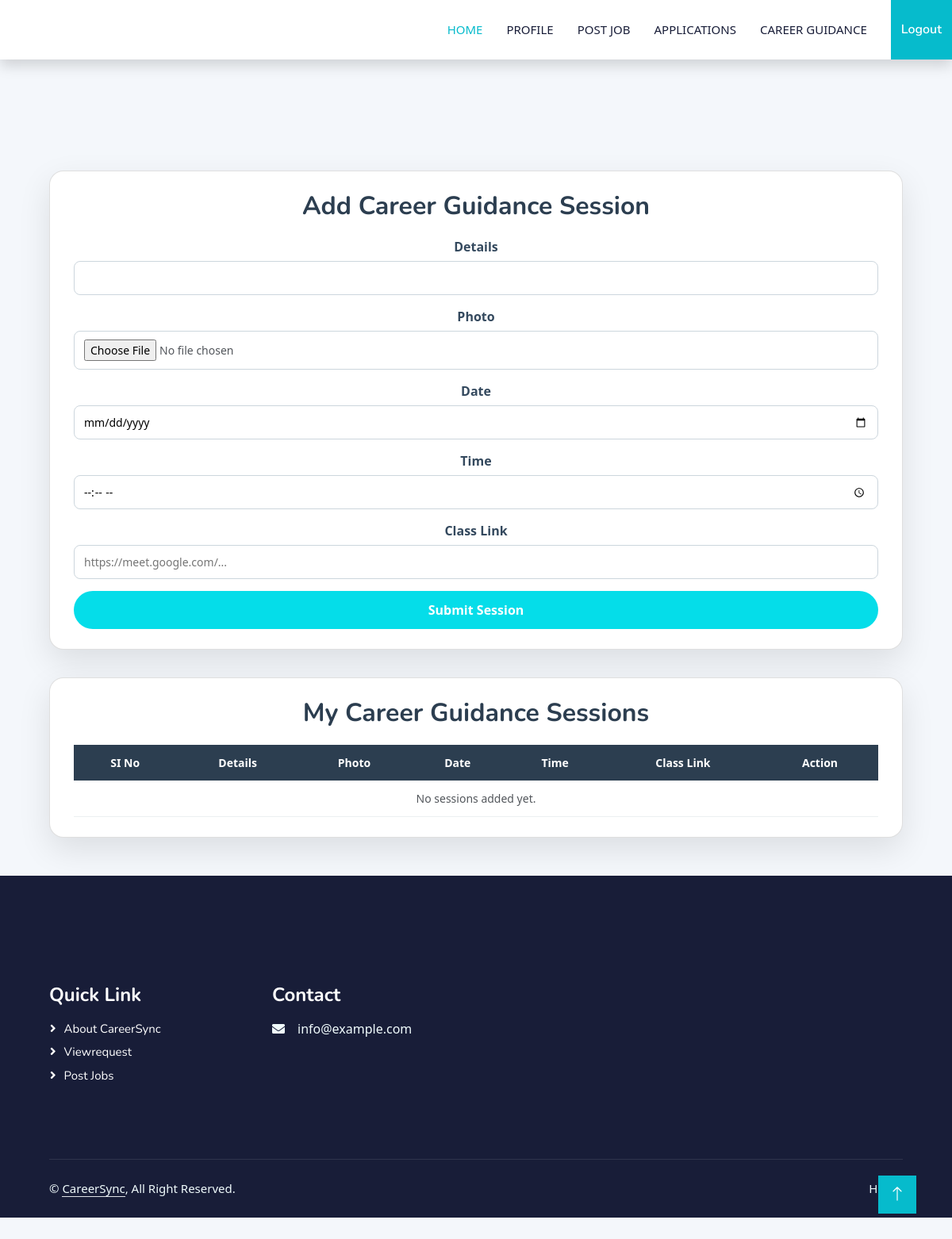
Page /Recruiter/Careerguidence/ (signed in) on the earlier database version.
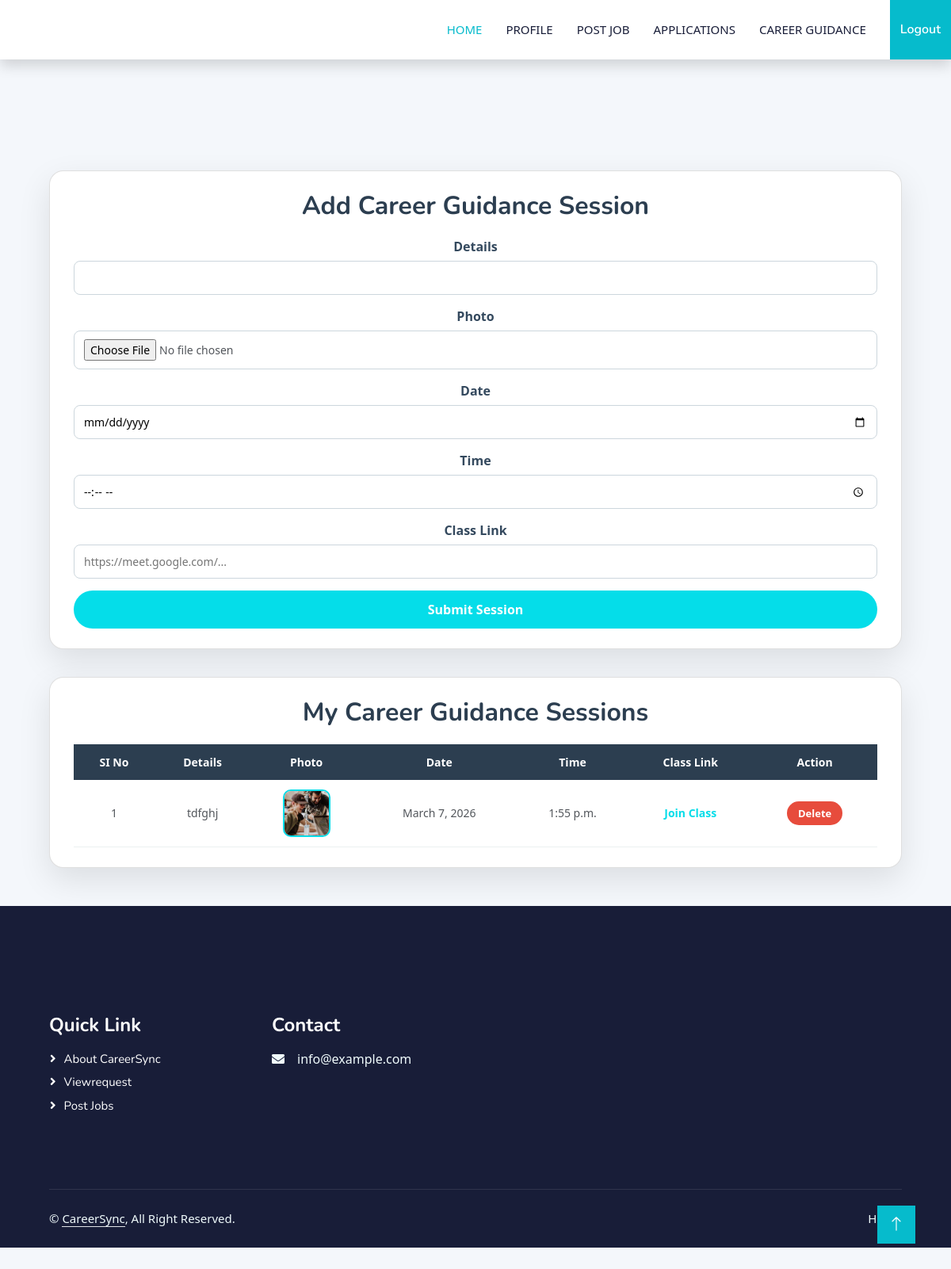
Same page on the later database version.
### Recruiter/models.py (models this page shows)
class tbl_careerguidence(models.Model):
    careerguidence_details=models.CharField(max_length=50)
    careerguidence_photo=models.FileField(upload_to="Assets/Recruiterdocs/class/",null=True)
    careerguidence_date=models.DateField()
    careerguidence_time=models.TimeField()
    careerguidence_class=models.CharField(max_length=50)
    careerguidence_status=models.IntegerField(default=0)
    recruiter=models.ForeignKey(tbl_recruiter,on_delete=models.CASCADE)

### Recruiter/views.py (the view)
# urls.py: path('Careerguidence/',views.Careerguidence,name="Careerguidence"),
def Careerguidence(request):
    if "rid" not in request.session:
        return redirect("Guest:Login")
    else:
        career=tbl_careerguidence.objects.all()
        recruiter=tbl_recruiter.objects.get(id=request.session['rid'])
    if request.method=="POST":
        details=request.POST.get("details")
        photo=request.POST.get("photo")
        date=request.POST.get("date")
        time=request.POST.get("time")
        link=request.POST.get("link")
        tbl_careerguidence.objects.create(careerguidence_details=details,careerguidence_photo=photo,careerguidence_date=date,careerguidence_time=time,recruiter=recruiter)
        return render(request,"Recruiter/Careerguidence.html")
    else:
        return render(request,"Recruiter/Careerguidence.html",{"career":career})

### Recruiter/Templates/Recruiter/Careerguidence.html (shortened to what this page needs)
{% extends 'Recruiter/Header.html' %}
{% block content %}
<div class="container">
    <div class="card">
        <h2>Add Career Guidance Session</h2>
        <form action="" method="post" enctype="multipart/form-data">
            <div class="form-group">
                <label>Details</label>
                <input type="text" name="details" required>
            </div>
            <div class="form-group">
                <label>Photo</label>
                <input type="file" name="photo">
            </div>
            <div class="form-group">
                <label>Date</label>
                <input type="date" name="date" required>
            </div>
            <div class="form-group">
                <label>Time</label>
                <input type="time" name="time" required>
            </div>
            <div class="form-group">
                <label>Class Link</label>
                <input type="text" name="link" placeholder="https://meet.google.com/..." required>
            </div>
            <button type="submit" class="submit-btn">
                Submit Session
            </button>
        </form>
    </div>
    <div class="card">
        <h2>My Career Guidance Sessions</h2>
        <table class="career-table">
            <thead>
                <tr>
                    <th>SI No</th>
                    <th>Details</th>
                    <th>Photo</th>
                    <th>Date</th>
                    <th>Time</th>
                    <th>Class Link</th>
                    <th>Action</th>
                </tr>
            </thead>
            <tbody>
                {% for i in career %}
                <tr>
                    <td>{{ forloop.counter }}</td>
                    <td>{{ i.careerguidence_details }}</td>
                    <td>
                        {% if i.careerguidence_photo %}
                            <img src="{{ i.careerguidence_photo.url }}">
                        {% else %}
                            N/A
                        {% endif %}
                    </td>
                    <td>{{ i.careerguidence_date }}</td>
                    <td>{{ i.careerguidence_time }}</td>
                    <td>
                        <a href="{{ i.careerguidence_class }}" target="_blank" class="link-btn">
                            Join Class
                        </a>
                    </td>
                    <td>
                        <a href="{% url 'Recruiter:delclass' i.id %}" class="btn-delete">
                            Delete
                        </a>
                    </td>
                </tr>
                {% empty %}
                <tr>
                    <td colspan="7">No sessions added yet.</td>
                </tr>
                {% endfor %}
            </tbody>
        </table>
    </div>
</div>
{% endblock %}

Differences in the rows shown:
added tbl_careerguidence: careerguidence_details "tdfghj", careerguidence_photo (picture), careerguidence_date "March 7, 2026", careerguidence_time "1:55 p.m."
Other differences:
text no longer shown: "No sessions added yet."
